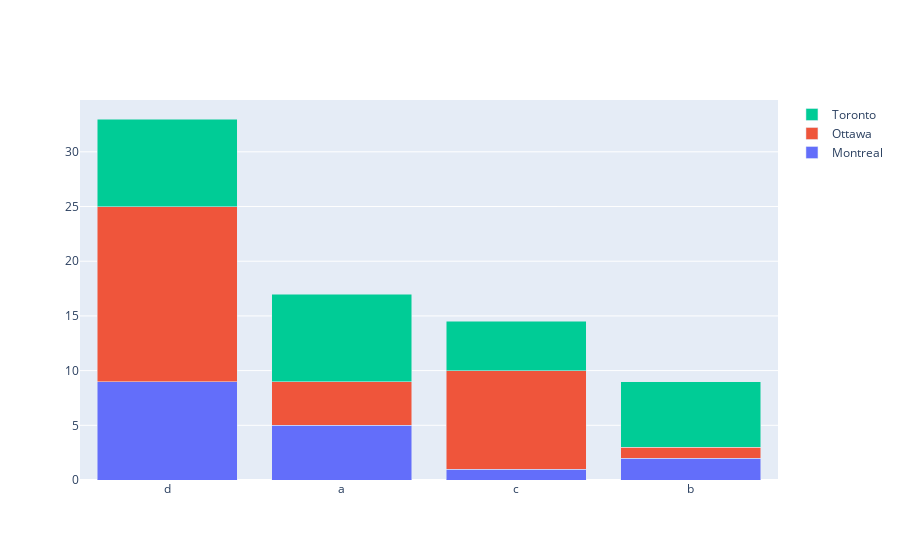

Notebook code for this chart:
### Code cell
import plotly.graph_objects as go

x=['b', 'a', 'c', 'd']
fig = go.Figure(go.Bar(x=x, y=[2, 5, 1, 9], name='Montreal'))
fig.add_trace(go.Bar(x=x, y=[1, 4, 9, 16], name='Ottawa'))
fig.add_trace(go.Bar(x=x, y=[6, 8, 4.5, 8], name='Toronto'))

fig.update_layout(barmode='stack')
fig.update_xaxes(categoryorder='array', categoryarray= ['d','a','c','b'])
fig.show()

### Figure 1 — Plotly figure (JSON) as saved in the notebook; plotly's stock layout.template omitted (floating-point values rounded to 4 significant figures)
{"data": [{"name": "Montreal", "type": "bar", "x": ["b", "a", "c", "d"], "y": [2, 5, 1, 9]}, {"name": "Ottawa", "type": "bar", "x": ["b", "a", "c", "d"], "y": [1, 4, 9, 16]}, {"name": "Toronto", "type": "bar", "x": ["b", "a", "c", "d"], "y": [6, 8, 4.5, 8]}], "layout": {"autosize": true, "barmode": "stack", "xaxis": {"autorange": true, "categoryarray": ["d", "a", "c", "b"], "categoryorder": "array", "range": [-0.5, 3.5], "type": "category"}, "yaxis": {"autorange": true, "range": [0, 34.74], "type": "linear"}}}
